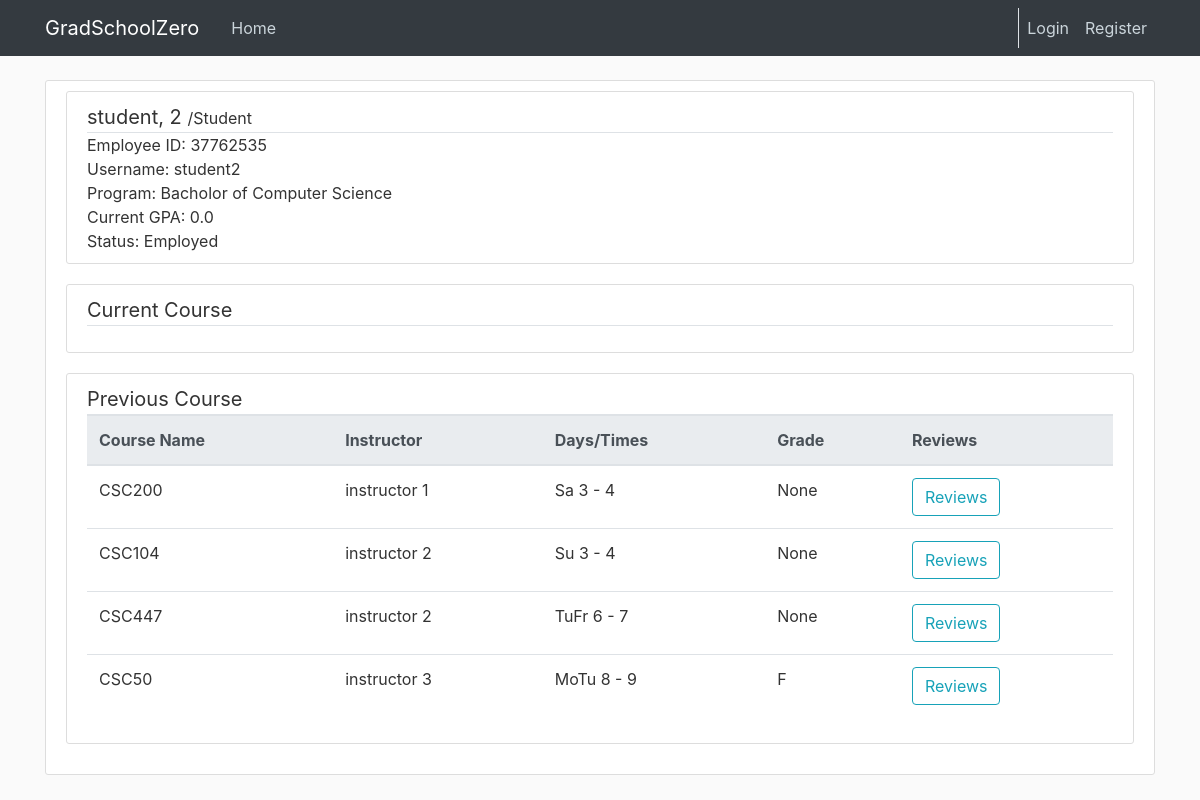
The app's page /Student/37762535 with its own data.
### cunyzero/models.py (models this page shows, shortened)
class Student(db.Model):
    ownerId = db.Column(db.Integer, primary_key=True)
    firstname = db.Column(db.String(30), nullable=False)
    lastname = db.Column(db.String(30), nullable=False)
    programId = db.Column(db.Integer, db.ForeignKey('program.id'), nullable=False)
    honor = db.Column(db.Integer, nullable = False, default=0)
    status = db.Column(db.String(20), default='Employed') # suspended, graduated, etc.
    fine = db.Column(db.Float, nullable = False, default=0)
    gpa = db.Column(db.Float, nullable = False, default=0.0)
    warning = db.Column(db.Integer, nullable = False, default=0) # ???????????
    enrollmentPermission = db.Column(db.Boolean, nullable=False, default=False)#special enrollment permission
    user = db.relationship('User', backref='studentOwner', lazy=True)
    courses = db.relationship('StudentCourse', backref='student', lazy=True)
    application = db.relationship('GraduationApplication', backref='applicant', lazy=True)
    warnings = db.relationship('Warning', backref='targetStudent', lazy=True) # get length by len(Student.warnings)

class User(db.Model, UserMixin):
    id = db.Column(db.Integer, primary_key=True)
    username = db.Column(db.String(20), unique=True, nullable=False)
    image_file = db.Column(db.String(20), nullable=False, default='default.jpg')
    password = db.Column(db.String(60), nullable=False)
    role = db.Column(db.String(30), nullable=False, default='Visitor')
    ownerId = db.Column(db.Integer, db.ForeignKey('visitor.ownerId'), db.ForeignKey('admin.ownerId'), db.ForeignKey('student.ownerId'), db.ForeignKey('instructor.ownerId'))

class Program(db.Model):
    id = db.Column(db.Integer, primary_key=True)
    name = db.Column(db.String(20), unique=True, nullable=False)
    capacity = db.Column(db.Integer, nullable=False, default=10)
    enrolled_total = db.Column(db.Integer, nullable=False, default=0)

class Course(db.Model):
    id = db.Column(db.Integer, primary_key=True)
    instructorId = db.Column(db.Integer, db.ForeignKey('instructor.ownerId'))
    coursename = db.Column(db.String(20), nullable = False)
    creationPeriod = db.Column(db.Integer, nullable = True)#for period/semester task logic
    startPeriod = db.Column(db.Integer, nullable = False)#1-9
    endPeriod = db.Column(db.Integer, nullable = False)#1-9
    dayofweek = db.Column(db.String(30), nullable = False)#mo,tu,we,th,fr,sa,su if missing use --
    capacity = db.Column(db.Integer, default=30)
    status = db.Column(db.String(20), nullable = False, default="Open")#status like open, finished, cancelled, etc.
    credits = db.Column(db.Integer, default=3)
    waitListCapacity = db.Column(db.Integer, default=30)
    rating = db.Column(db.Float, default=None, nullable = True)# ^
    studentcourses = db.relationship('StudentCourse', backref='course', lazy=True)
    def getInstructorName(self):
        instructor = Instructor.query.get(self.instructorId)
        return instructor.firstname + " " + instructor.lastname
    def getStudentGrade(self, student_id):
        studentCourse = StudentCourse.query.filter_by(courseId=self.id, studentId=student_id).first()
        if studentCourse:
            return studentCourse.gpa
        else:
            return None

class Instructor(db.Model):
    ownerId = db.Column(db.Integer, primary_key=True)
    status = db.Column(db.String(20), default='Employed')#fired, suspended, etc.
    firstname = db.Column(db.String(30), nullable=False)
    lastname = db.Column(db.String(30), nullable=False)
    warning = db.Column(db.Integer, nullable = False, default=0)
    user = db.relationship('User', backref='instructorOwner', lazy=True)
    warnings = db.relationship('Warning', backref='targetInstructor', lazy=True)
    courses = db.relationship('Course', backref='instructor', lazy=True)

class StudentCourse(db.Model):
    id = db.Column(db.Integer, primary_key=True)
    courseId = db.Column(db.Integer, db.ForeignKey('course.id'),nullable=False)
    studentId = db.Column(db.Integer,db.ForeignKey('student.ownerId'),nullable = False)
    gpa = db.Column(db.Text,nullable = True)
    rating = db.Column(db.Integer, nullable = True)
    review = db.Column(db.Text, nullable = True)
    visible = db.Column(db.Boolean, nullable = False, default=True)#if too many taboo words hide review
    waiting = db.Column(db.Boolean,nullable = False, default=False)

### cunyzero/routes.py (the view, shortened to what this page needs)
@login_required
@app.route('/<string:role>/<int:owner_id>', methods=['GET', 'POST'])
def individual_review(role, owner_id):
    graduation_form=GraduationForm()
    warning_form = WarningForm(owner_id)
    deregister_form = DeregisterForm(owner_id)
    if role == "Student":
        student = Student.query.get(owner_id)
        program = Program.query.filter_by(id=student.programId).first()
        student_courses = student.courses # by relationship student.courses
        courses = []
        past_courses = []
        for student_course in student_courses:
            course = Course.query.get(student_course.courseId)
            if student_course.waiting:
                continue
            else:
                if student_course.gpa != "W" and course.status == "Open":
                    courses.append(course)
                else:
                    past_courses.append(course)
        return render_template("individual-review.html", title="Student Review", person_be_reviewed=student,
                               program=program, current_courses=courses, past_courses=past_courses,
                               warning_form=warning_form, deregister_form=deregister_form, graduation_form=graduation_form)

### cunyzero/templates/individual-review.html (shortened to what this page needs)
{% extends "layout.html" %}
{% block content %}
    <div class="content-section">
        <div class="media content-section">
            <div class="media-body" style="position: relative">
                <div class="lead border-bottom">
                    <strong>{{ person_be_reviewed.firstname }}, {{ person_be_reviewed.lastname }}</strong>
                    <small>/{{ person_be_reviewed.user[0].role }}</small>
                </div>
                <div>Employee ID: {{ person_be_reviewed.ownerId }}</div>
                <div>Username: {{ person_be_reviewed.user[0].username }}</div>
                {% if person_be_reviewed.user[0].role == "Student"%}
                    <div>Program: {{ program.name }}</div>
                    <div>Current GPA: {{ person_be_reviewed.gpa }}</div>
                {% endif %}
                <div>Status: {{ person_be_reviewed.status }}</div>
            </div>
        </div>
        <div class="content-section">
            <div class="lead border-bottom">
                <strong>Current Course</strong>
            </div>
        </div>
        <div class="content-section">
            <div class="lead border-bottom">
                <strong>Previous Course</strong>
            </div>
            <table class="table table-condensed">
                <thead class="thead-light">
                    <tr>
                        {% if person_be_reviewed.user[0].role == "Instructor" %}
                            <th>Course Name</th>
                            <th>Days/Times</th>
                            <th>Enroll total</th>
                            <th>Rating</th>
                            <th>Average GPA</th>
                            <th>Reviews</th>
                        {% elif person_be_reviewed.user[0].role == "Student" %}
                            <th>Course Name</th>
                            <th>Instructor</th>
                            <th>Days/Times</th>
                            <th>Grade</th>
                            <th>Reviews</th>
                        {% endif %}
                    </tr>
                </thead>
                <tbody>
                    {% for course in past_courses%}
                        <tr>
                            {% if person_be_reviewed.user[0].role == "Instructor" %}
                                <td>
                                    <a href="{{ url_for('course_review', course_Id=course.id) }}">
                                        {{ course.coursename }}
                                    </a>
                                </td>
                                <td> {{ course.dayofweek }} {{ course.startPeriod }} - {{ course.endPeriod }}</td>
                                <td> {{ course.getEnrolledTotal() }} </td>
                                <td> {{ course.getAvgRating() }} </td>
                                <td> {{ course.getClassGpa() }}</td>
                                <td>
                                    <a class="btn btn-outline-info" style="text-decoration: none;" href="{{ url_for('course_rating',courseId=course.id)}}">
                                        Reviews
                                    </a>
                                </td>
                            {% elif person_be_reviewed.user[0].role == "Student" %}
                                <td> {{ course.coursename }} </td>
                                <td> {{ course.getInstructorName() }} </td>
                                <td> {{ course.dayofweek }} {{ course.startPeriod }} - {{ course.endPeriod }} </td>
                                <td> {{ course.getStudentGrade(person_be_reviewed.ownerId) }}</td>
                                <td>
                                    <a class="btn btn-outline-info" style="text-decoration: none;" href="{{ url_for('course_rating',courseId=course.id)}}">
                                        Reviews
                                    </a>
                                </td>
                            {% endif %}
                        </tr>
                    {% endfor %}
                </tbody>
            </table>
        </div>
    </div>
{% endblock content %}

### cunyzero/static/main.css (style rules this page uses)
body { background: #fafafa; color: #333333; margin-top: 5rem; }
.content-section { background: #ffffff; padding: 10px 20px; border: 1px solid #dddddd; border-radius: 3px; margin-bottom: 20px; }

### records on screen
Student: firstname "student", lastname "2", ownerId "37762535", gpa "0.0", status "Employed"
User: role "Student", username "student2"
Program: name "Bacholor of Computer Science"
Course: coursename "CSC200", getInstructorName "instructor 1", dayofweek "Sa", startPeriod "3", endPeriod "4", getStudentGrade "None"
Course: coursename "CSC104", getInstructorName "instructor 2", dayofweek "Su", startPeriod "3", endPeriod "4", getStudentGrade "None"
Course: coursename "CSC447", getInstructorName "instructor 2", dayofweek "TuFr", startPeriod "6", endPeriod "7", getStudentGrade "None"
Course: coursename "CSC50", getInstructorName "instructor 3", dayofweek "MoTu", startPeriod "8", endPeriod "9", getStudentGrade "F"
